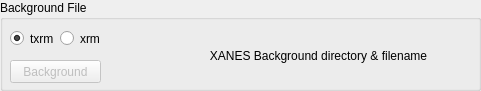
  <widget class="QGroupBox" name="bkg_inputBox">
   <property name="geometry">
    <rect>
     <x>10</x>
     <y>140</y>
     <width>481</width>
     <height>91</height>
    </rect>
   </property>
   <property name="title">
    <string>Background File</string>
   </property>
   <widget class="QRadioButton" name="bkgTxrm">
    <property name="geometry">
     <rect>
      <x>10</x>
      <y>30</y>
      <width>51</width>
      <height>17</height>
     </rect>
    </property>
    <property name="text">
     <string>txrm</string>
    </property>
    <property name="checked">
     <bool>true</bool>
    </property>
   </widget>
   <widget class="QRadioButton" name="bkgXrm">
    <property name="geometry">
     <rect>
      <x>60</x>
      <y>30</y>
      <width>41</width>
      <height>17</height>
     </rect>
    </property>
    <property name="text">
     <string>xrm</string>
    </property>
   </widget>
   <widget class="QPushButton" name="button_load_BKG">
    <property name="enabled">
     <bool>false</bool>
    </property>
    <property name="geometry">
     <rect>
      <x>10</x>
      <y>60</y>
      <width>91</width>
      <height>23</height>
     </rect>
    </property>
    <property name="text">
     <string>Background</string>
    </property>
    <property name="autoDefault">
     <bool>false</bool>
    </property>
   </widget>
   <widget class="QLabel" name="text_BKG_filename">
    <property name="geometry">
     <rect>
      <x>110</x>
      <y>20</y>
      <width>361</width>
      <height>71</height>
     </rect>
    </property>
    <property name="text">
     <string>                              XANES Background directory &amp; filename</string>
    </property>
   </widget>
  </widget>
